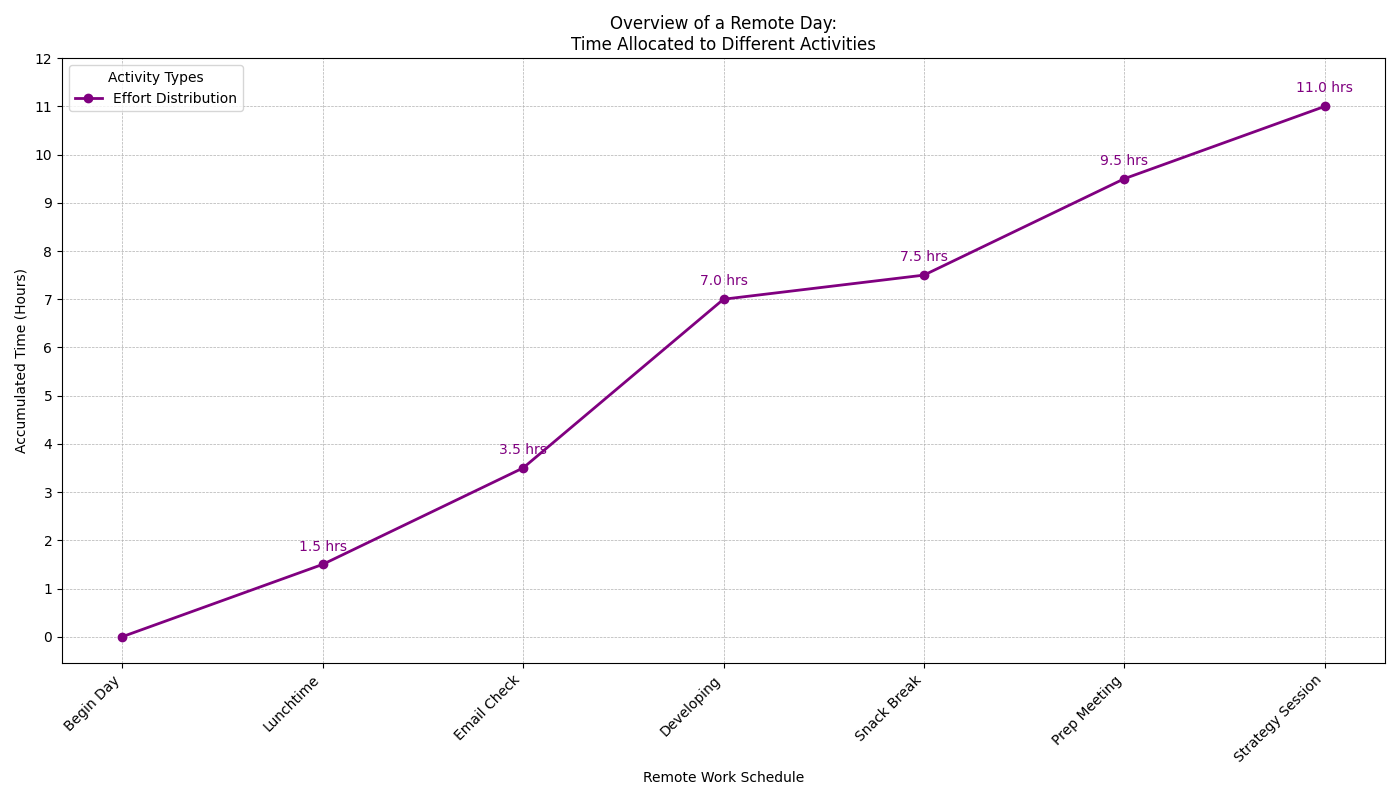

Source code (Python):
import matplotlib.pyplot as plt
import numpy as np

tasks = ['Lunchtime', 'Email Check', 'Developing', 'Snack Break', 'Prep Meeting', 'Strategy Session']
hours_data = [1.5, 2, 3.5, 0.5, 2, 1.5]

incremental_hours = np.cumsum(hours_data)

day_stages = ['Begin Day', 'Lunchtime', 'Email Check', 'Developing', 'Snack Break', 'Prep Meeting', 'Strategy Session']
time_points = [0] + incremental_hours.tolist()

fig, ax = plt.subplots(figsize=(14, 8))

ax.plot(day_stages, time_points, marker='o', linestyle='-', linewidth=2, color='purple', label='Effort Distribution')

for i, txt in enumerate(time_points[1:]):
    ax.annotate(f'{txt:.1f} hrs', (day_stages[i + 1], time_points[i + 1]), textcoords="offset points", xytext=(0, 10), ha='center', fontsize=10, color='purple')

ax.grid(True, linestyle='--', linewidth=0.5)

plt.xticks(rotation=45, ha='right')
plt.yticks(np.arange(0, 13, 1))
plt.xlabel('Remote Work Schedule')
plt.ylabel('Accumulated Time (Hours)')
plt.title('Overview of a Remote Day:\nTime Allocated to Different Activities')
plt.legend(title='Activity Types')

plt.tight_layout()
plt.show()
